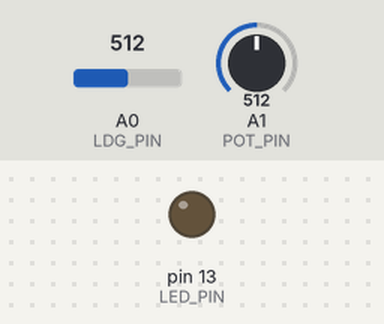
Simulated run of this sketch. Board: Arduino Uno, built with avr-gcc and run on an emulated ATmega328P. Shown: output pins drawn as LEDs (lit = HIGH). The inputs (shaded band) are chosen by the test bench; at power-on: A1 (POT_PIN) = 512, A0 (LDG_PIN) = 512.

Above: at 1.2 s.
1.3 s: A1 (POT_PIN) set to 526
At 2.5 s:
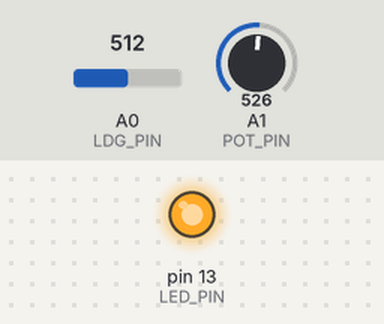
2.8 s: A1 (POT_PIN) set to 511
At 3.8 s:
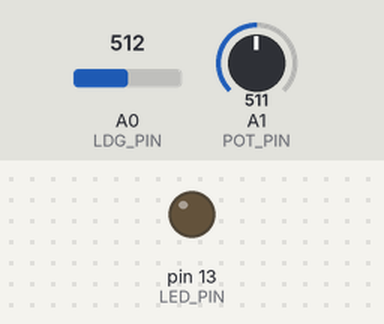
4.3 s: A1 (POT_PIN) set to 716
At 4.9 s:
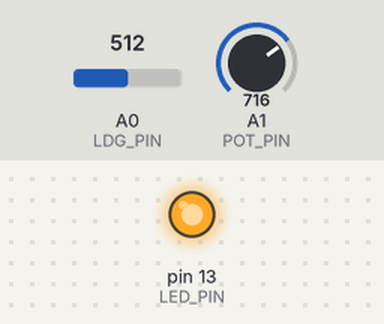
Timing chart, 0 to 7.3 s (numbered marks = the images above; inputs shaded):
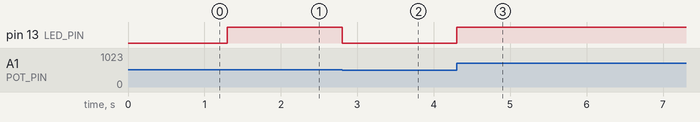

Measured:
- the behaviour switches between 512 and 513 on A1 (POT_PIN) (found by bisection; images 0 and 1)
- after the input at 1.3 s, pin 13 (LED_PIN): LOW → HIGH at once
- after the input at 2.8 s, pin 13 (LED_PIN): HIGH → LOW at once
- after the input at 4.3 s, pin 13 (LED_PIN): LOW → HIGH at once

The sketch:

night_light.ino
```cpp
#define LED_PIN 13
#define LDG_PIN A0
#define POT_PIN A1


void setup() {
    pinMode(LED_PIN, OUTPUT);
}

void loop() {
    int lightness = analogRead(LDG_PIN);
    int threshold = analogRead(POT_PIN);

    boolean tooDark = (lightness < threshold);

    if (tooDark) {
        digitalWrite(LED_PIN, HIGH);
    } else {
        digitalWrite(LED_PIN, LOW);
    }
}
```
